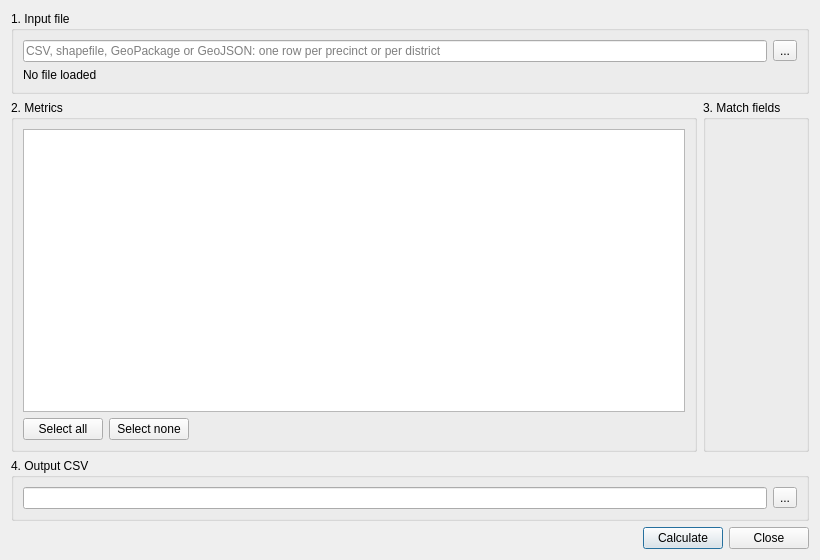
<?xml version="1.0" encoding="UTF-8"?>
<ui version="4.0">
 <class>MetricsDialog</class>
 <widget class="QDialog" name="MetricsDialog">
  <property name="geometry">
   <rect>
    <x>0</x>
    <y>0</y>
    <width>820</width>
    <height>560</height>
   </rect>
  </property>
  <property name="windowTitle">
   <string>Plan Metrics</string>
  </property>
  <layout class="QVBoxLayout" name="verticalLayout">
   <item>
    <widget class="QGroupBox" name="inputGroupBox">
     <property name="title">
      <string>1. Input file</string>
     </property>
     <layout class="QGridLayout" name="inputLayout">
      <item row="0" column="0">
       <widget class="QLineEdit" name="inputLineEdit">
        <property name="readOnly">
         <bool>true</bool>
        </property>
        <property name="placeholderText">
         <string>CSV, shapefile, GeoPackage or GeoJSON: one row per precinct or per district</string>
        </property>
       </widget>
      </item>
      <item row="0" column="1">
       <widget class="QToolButton" name="inputBrowseButton">
        <property name="text">
         <string>...</string>
        </property>
       </widget>
      </item>
      <item row="1" column="0" colspan="2">
       <widget class="QLabel" name="inputInfoLabel">
        <property name="text">
         <string>No file loaded</string>
        </property>
       </widget>
      </item>
     </layout>
    </widget>
   </item>
   <item>
    <layout class="QHBoxLayout" name="middleLayout">
     <item>
      <widget class="QGroupBox" name="metricsGroupBox">
       <property name="title">
        <string>2. Metrics</string>
       </property>
       <layout class="QVBoxLayout" name="metricsLayout">
        <item>
         <widget class="QTreeWidget" name="metricTree">
          <property name="headerHidden">
           <bool>true</bool>
          </property>
          <column>
           <property name="text">
            <string>Metric</string>
           </property>
          </column>
         </widget>
        </item>
        <item>
         <layout class="QHBoxLayout" name="selectLayout">
          <item>
           <widget class="QPushButton" name="selectAllButton">
            <property name="text">
             <string>Select all</string>
            </property>
           </widget>
          </item>
          <item>
           <widget class="QPushButton" name="selectNoneButton">
            <property name="text">
             <string>Select none</string>
            </property>
           </widget>
          </item>
          <item>
           <spacer name="selectSpacer">
            <property name="orientation">
             <enum>Qt::Horizontal</enum>
            </property>
            <property name="sizeHint" stdset="0">
             <size>
              <width>40</width>
              <height>20</height>
             </size>
            </property>
           </spacer>
          </item>
         </layout>
        </item>
       </layout>
      </widget>
     </item>
     <item>
      <widget class="QGroupBox" name="fieldsGroupBox">
       <property name="title">
        <string>3. Match fields</string>
       </property>
       <layout class="QVBoxLayout" name="fieldsLayout">
        <item>
         <widget class="QLabel" name="fieldHintLabel">
          <property name="wordWrap">
           <bool>true</bool>
          </property>
         </widget>
        </item>
        <item>
         <layout class="QFormLayout" name="fieldForm"/>
        </item>
        <item>
         <spacer name="fieldsSpacer">
          <property name="orientation">
           <enum>Qt::Vertical</enum>
          </property>
          <property name="sizeHint" stdset="0">
           <size>
            <width>20</width>
            <height>40</height>
           </size>
          </property>
         </spacer>
        </item>
       </layout>
      </widget>
     </item>
    </layout>
   </item>
   <item>
    <widget class="QGroupBox" name="outputGroupBox">
     <property name="title">
      <string>4. Output CSV</string>
     </property>
     <layout class="QHBoxLayout" name="outputLayout">
      <item>
       <widget class="QLineEdit" name="outputLineEdit"/>
      </item>
      <item>
       <widget class="QToolButton" name="outputBrowseButton">
        <property name="text">
         <string>...</string>
        </property>
       </widget>
      </item>
     </layout>
    </widget>
   </item>
   <item>
    <layout class="QHBoxLayout" name="buttonLayout">
     <item>
      <widget class="QLabel" name="statusLabel">
       <property name="sizePolicy">
        <sizepolicy hsizetype="Expanding" vsizetype="Preferred">
         <horstretch>0</horstretch>
         <verstretch>0</verstretch>
        </sizepolicy>
       </property>
       <property name="wordWrap">
        <bool>true</bool>
       </property>
      </widget>
     </item>
     <item>
      <widget class="QPushButton" name="runButton">
       <property name="text">
        <string>Calculate</string>
       </property>
       <property name="default">
        <bool>true</bool>
       </property>
      </widget>
     </item>
     <item>
      <widget class="QPushButton" name="closeButton">
       <property name="text">
        <string>Close</string>
       </property>
      </widget>
     </item>
    </layout>
   </item>
  </layout>
 </widget>
 <resources/>
 <connections>
  <connection>
   <sender>closeButton</sender>
   <signal>clicked()</signal>
   <receiver>MetricsDialog</receiver>
   <slot>reject()</slot>
  </connection>
 </connections>
</ui>
